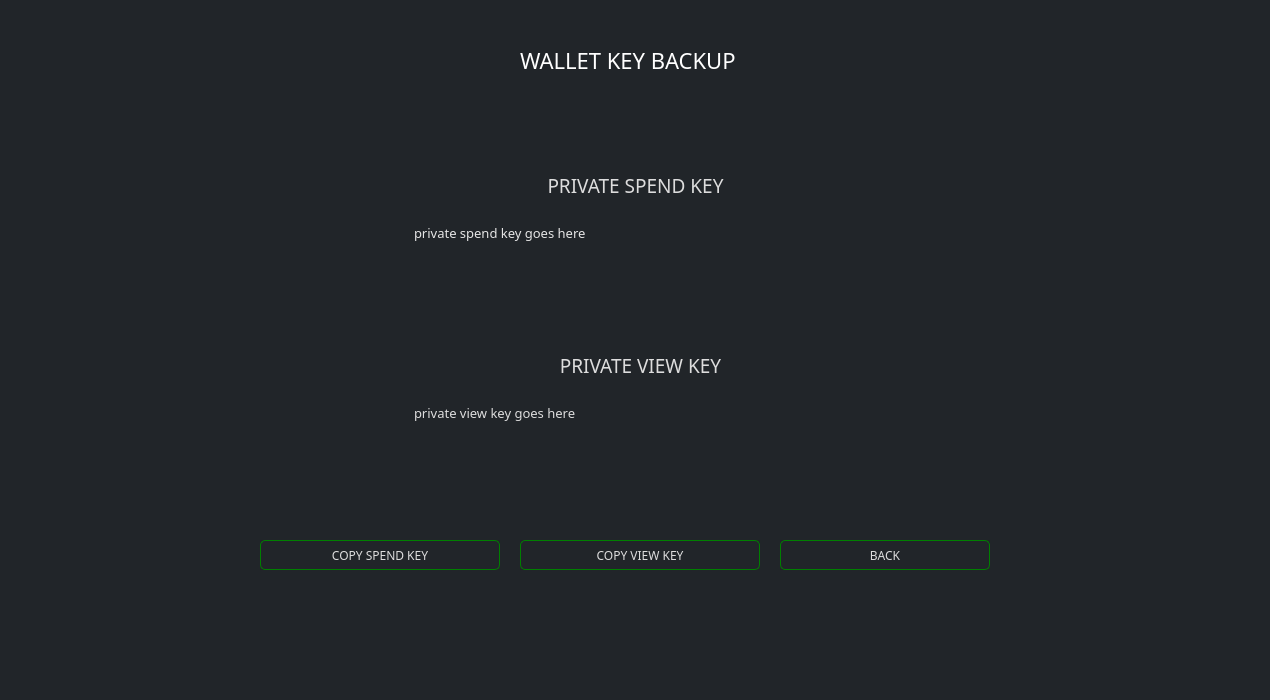
<?xml version="1.0" encoding="UTF-8"?>
<ui version="4.0">
 <class>ReceiveFrame</class>
 <widget class="QFrame" name="ReceiveFrame">
  <property name="geometry">
   <rect>
    <x>0</x>
    <y>0</y>
    <width>1270</width>
    <height>700</height>
   </rect>
  </property>
  <property name="minimumSize">
   <size>
    <width>1270</width>
    <height>700</height>
   </size>
  </property>
  <property name="windowTitle">
   <string>Frame</string>
  </property>
  <property name="styleSheet">
   <string notr="true">border: 0px; background-color: #212529; color: #ddd; font-family: 'Poppins';</string>
  </property>
  <property name="frameShape">
   <enum>QFrame::StyledPanel</enum>
  </property>
  <property name="frameShadow">
   <enum>QFrame::Raised</enum>
  </property>
  <layout class="QVBoxLayout" name="verticalLayout">
   <property name="leftMargin">
    <number>0</number>
   </property>
   <property name="topMargin">
    <number>0</number>
   </property>
   <property name="rightMargin">
    <number>0</number>
   </property>
   <property name="bottomMargin">
    <number>0</number>
   </property>
   <item>
    <widget class="QGroupBox" name="groupBox">
     <property name="minimumSize">
      <size>
       <width>1270</width>
       <height>700</height>
      </size>
     </property>
     <property name="maximumSize">
      <size>
       <width>16777215</width>
       <height>16777215</height>
      </size>
     </property>
     <property name="title">
      <string/>
     </property>
     <widget class="QLabel" name="label">
      <property name="geometry">
       <rect>
        <x>520</x>
        <y>50</y>
        <width>251</width>
        <height>21</height>
       </rect>
      </property>
      <property name="font">
       <font>
        <family>Poppins</family>
        <pointsize>-1</pointsize>
       </font>
      </property>
      <property name="styleSheet">
       <string notr="true">color: #fff; 
font-size: 22px;</string>
      </property>
      <property name="text">
       <string>WALLET KEY BACKUP</string>
      </property>
     </widget>
     <widget class="QGroupBox" name="seedBox">
      <property name="geometry">
       <rect>
        <x>30</x>
        <y>100</y>
        <width>1200</width>
        <height>560</height>
       </rect>
      </property>
      <property name="styleSheet">
       <string notr="true">background-color: #212529;</string>
      </property>
      <property name="title">
       <string/>
      </property>
      <widget class="QLabel" name="label_7">
       <property name="geometry">
        <rect>
         <x>280</x>
         <y>90</y>
         <width>641</width>
         <height>31</height>
        </rect>
       </property>
       <property name="font">
        <font>
         <family>Poppins</family>
         <pointsize>-1</pointsize>
        </font>
       </property>
       <property name="styleSheet">
        <string notr="true">color: #ddd;
font-size: 19px;
</string>
       </property>
       <property name="text">
        <string>YOUR 25 WORD MNEMONIC SEED</string>
       </property>
       <property name="alignment">
        <set>Qt::AlignCenter</set>
       </property>
      </widget>
      <widget class="QTextBrowser" name="m_seed">
       <property name="geometry">
        <rect>
         <x>160</x>
         <y>200</y>
         <width>881</width>
         <height>141</height>
        </rect>
       </property>
       <property name="font">
        <font>
         <family>Poppins</family>
         <pointsize>-1</pointsize>
        </font>
       </property>
       <property name="styleSheet">
        <string notr="true">color: #ddd;
font-size: 16px;</string>
       </property>
       <property name="html">
        <string>&lt;!DOCTYPE HTML PUBLIC &quot;-//W3C//DTD HTML 4.0//EN&quot; &quot;http://www.w3.org/TR/REC-html40/strict.dtd&quot;&gt;
&lt;html&gt;&lt;head&gt;&lt;meta name=&quot;qrichtext&quot; content=&quot;1&quot; /&gt;&lt;style type=&quot;text/css&quot;&gt;
p, li { white-space: pre-wrap; }
&lt;/style&gt;&lt;/head&gt;&lt;body style=&quot; font-family:'Poppins'; font-size:16px; font-weight:400; font-style:normal;&quot;&gt;
&lt;p style=&quot; margin-top:0px; margin-bottom:0px; margin-left:0px; margin-right:0px; -qt-block-indent:0; text-indent:0px;&quot;&gt;&lt;span style=&quot; font-size:11pt;&quot;&gt;Your wallet is an older format that does not support mnemonic seeds. Please generate a new wallet in order to get the 25 word Mnemonic seed and transfer your existing funds to your new wallet.&lt;/span&gt;&lt;/p&gt;&lt;/body&gt;&lt;/html&gt;</string>
       </property>
      </widget>
      <widget class="QPushButton" name="m_copySeedButton">
       <property name="geometry">
        <rect>
         <x>380</x>
         <y>440</y>
         <width>210</width>
         <height>30</height>
        </rect>
       </property>
       <property name="font">
        <font>
         <family>Poppins</family>
         <pointsize>-1</pointsize>
        </font>
       </property>
       <property name="styleSheet">
        <string notr="true">color: #ddd; border: 1px solid green; font-size: 12px; border-radius: 5px; font-family: 'Poppins';</string>
       </property>
       <property name="text">
        <string>COPY</string>
       </property>
      </widget>
      <widget class="Line" name="line">
       <property name="geometry">
        <rect>
         <x>450</x>
         <y>130</y>
         <width>300</width>
         <height>1</height>
        </rect>
       </property>
       <property name="styleSheet">
        <string notr="true">background-color: #333;</string>
       </property>
       <property name="orientation">
        <enum>Qt::Horizontal</enum>
       </property>
      </widget>
      <widget class="QPushButton" name="m_backButton_2">
       <property name="geometry">
        <rect>
         <x>610</x>
         <y>440</y>
         <width>210</width>
         <height>30</height>
        </rect>
       </property>
       <property name="font">
        <font>
         <family>Poppins</family>
         <pointsize>-1</pointsize>
        </font>
       </property>
       <property name="styleSheet">
        <string notr="true">color: #ddd; border: 1px solid green; font-size: 12px; border-radius: 5px; font-family: 'Poppins';</string>
       </property>
       <property name="text">
        <string>BACK</string>
       </property>
      </widget>
     </widget>
     <widget class="QGroupBox" name="privateKeyBox">
      <property name="geometry">
       <rect>
        <x>30</x>
        <y>100</y>
        <width>1200</width>
        <height>560</height>
       </rect>
      </property>
      <property name="styleSheet">
       <string notr="true">background-color: #212529;</string>
      </property>
      <property name="title">
       <string/>
      </property>
      <widget class="QPushButton" name="m_copySpendKeyButton">
       <property name="geometry">
        <rect>
         <x>230</x>
         <y>440</y>
         <width>240</width>
         <height>30</height>
        </rect>
       </property>
       <property name="font">
        <font>
         <family>Poppins</family>
         <pointsize>-1</pointsize>
        </font>
       </property>
       <property name="styleSheet">
        <string notr="true">color: #ddd; border: 1px solid green; font-size: 12px; border-radius: 5px; font-family: 'Poppins';</string>
       </property>
       <property name="text">
        <string>COPY SPEND KEY</string>
       </property>
      </widget>
      <widget class="QLabel" name="label_5">
       <property name="geometry">
        <rect>
         <x>490</x>
         <y>70</y>
         <width>231</width>
         <height>30</height>
        </rect>
       </property>
       <property name="font">
        <font>
         <family>Poppins</family>
         <pointsize>-1</pointsize>
        </font>
       </property>
       <property name="styleSheet">
        <string notr="true">color: #ddd;
font-size: 19px;
font-family: Poppins;</string>
       </property>
       <property name="text">
        <string>PRIVATE SPEND KEY</string>
       </property>
       <property name="alignment">
        <set>Qt::AlignCenter</set>
       </property>
      </widget>
      <widget class="QLabel" name="label_6">
       <property name="geometry">
        <rect>
         <x>500</x>
         <y>250</y>
         <width>221</width>
         <height>30</height>
        </rect>
       </property>
       <property name="font">
        <font>
         <family>Poppins</family>
         <pointsize>-1</pointsize>
        </font>
       </property>
       <property name="styleSheet">
        <string notr="true">color: #ddd;
font-size: 19px;
font-family: Poppins;</string>
       </property>
       <property name="text">
        <string>PRIVATE VIEW KEY</string>
       </property>
       <property name="alignment">
        <set>Qt::AlignCenter</set>
       </property>
      </widget>
      <widget class="QTextBrowser" name="m_spendKey">
       <property name="geometry">
        <rect>
         <x>380</x>
         <y>120</y>
         <width>470</width>
         <height>100</height>
        </rect>
       </property>
       <property name="font">
        <font>
         <family>Poppins</family>
         <pointsize>-1</pointsize>
        </font>
       </property>
       <property name="styleSheet">
        <string notr="true">color: #ddd;
font-size: 16px;
font-family: Poppins;color: #e5e5e5;</string>
       </property>
       <property name="html">
        <string>&lt;!DOCTYPE HTML PUBLIC &quot;-//W3C//DTD HTML 4.0//EN&quot; &quot;http://www.w3.org/TR/REC-html40/strict.dtd&quot;&gt;
&lt;html&gt;&lt;head&gt;&lt;meta name=&quot;qrichtext&quot; content=&quot;1&quot; /&gt;&lt;style type=&quot;text/css&quot;&gt;
p, li { white-space: pre-wrap; }
&lt;/style&gt;&lt;/head&gt;&lt;body style=&quot; font-family:'Poppins'; font-size:16px; font-weight:400; font-style:normal;&quot;&gt;
&lt;p style=&quot; margin-top:0px; margin-bottom:0px; margin-left:0px; margin-right:0px; -qt-block-indent:0; text-indent:0px;&quot;&gt;&lt;span style=&quot; font-family:'Courier'; font-size:10pt;&quot;&gt;private spend key goes here&lt;/span&gt;&lt;/p&gt;&lt;/body&gt;&lt;/html&gt;</string>
       </property>
      </widget>
      <widget class="QTextBrowser" name="m_viewKey">
       <property name="geometry">
        <rect>
         <x>380</x>
         <y>300</y>
         <width>470</width>
         <height>100</height>
        </rect>
       </property>
       <property name="font">
        <font>
         <family>Poppins</family>
         <pointsize>-1</pointsize>
        </font>
       </property>
       <property name="styleSheet">
        <string notr="true">color: #ddd;
font-size: 16px;
font-family: Poppins;</string>
       </property>
       <property name="html">
        <string>&lt;!DOCTYPE HTML PUBLIC &quot;-//W3C//DTD HTML 4.0//EN&quot; &quot;http://www.w3.org/TR/REC-html40/strict.dtd&quot;&gt;
&lt;html&gt;&lt;head&gt;&lt;meta name=&quot;qrichtext&quot; content=&quot;1&quot; /&gt;&lt;style type=&quot;text/css&quot;&gt;
p, li { white-space: pre-wrap; }
&lt;/style&gt;&lt;/head&gt;&lt;body style=&quot; font-family:'Poppins'; font-size:16px; font-weight:400; font-style:normal;&quot;&gt;
&lt;p style=&quot; margin-top:0px; margin-bottom:0px; margin-left:0px; margin-right:0px; -qt-block-indent:0; text-indent:0px;&quot;&gt;&lt;span style=&quot; font-family:'Courier'; font-size:10pt;&quot;&gt;private view key goes here&lt;/span&gt;&lt;/p&gt;&lt;/body&gt;&lt;/html&gt;</string>
       </property>
      </widget>
      <widget class="QPushButton" name="m_copyViewKeyButton">
       <property name="geometry">
        <rect>
         <x>490</x>
         <y>440</y>
         <width>240</width>
         <height>30</height>
        </rect>
       </property>
       <property name="font">
        <font>
         <family>Poppins</family>
         <pointsize>-1</pointsize>
        </font>
       </property>
       <property name="styleSheet">
        <string notr="true">color: #ddd; border: 1px solid green; font-size: 12px; border-radius: 5px; font-family: 'Poppins';</string>
       </property>
       <property name="text">
        <string>COPY VIEW KEY</string>
       </property>
      </widget>
      <widget class="QPushButton" name="m_backButton_4">
       <property name="geometry">
        <rect>
         <x>750</x>
         <y>440</y>
         <width>210</width>
         <height>30</height>
        </rect>
       </property>
       <property name="font">
        <font>
         <family>Poppins</family>
         <pointsize>-1</pointsize>
        </font>
       </property>
       <property name="styleSheet">
        <string notr="true">color: #ddd; border: 1px solid green; font-size: 12px; border-radius: 5px; font-family: 'Poppins';</string>
       </property>
       <property name="text">
        <string>BACK</string>
       </property>
      </widget>
     </widget>
     <widget class="QGroupBox" name="introBox">
      <property name="geometry">
       <rect>
        <x>30</x>
        <y>100</y>
        <width>1201</width>
        <height>561</height>
       </rect>
      </property>
      <property name="title">
       <string/>
      </property>
      <widget class="QLabel" name="label_3">
       <property name="geometry">
        <rect>
         <x>280</x>
         <y>140</y>
         <width>611</width>
         <height>20</height>
        </rect>
       </property>
       <property name="font">
        <font>
         <family>Poppins</family>
         <pointsize>-1</pointsize>
        </font>
       </property>
       <property name="styleSheet">
        <string notr="true">font-size: 16px;</string>
       </property>
       <property name="text">
        <string>■  Keep your seed and password safe</string>
       </property>
      </widget>
      <widget class="QLabel" name="label_4">
       <property name="geometry">
        <rect>
         <x>280</x>
         <y>190</y>
         <width>611</width>
         <height>20</height>
        </rect>
       </property>
       <property name="font">
        <font>
         <family>Poppins</family>
         <pointsize>-1</pointsize>
        </font>
       </property>
       <property name="styleSheet">
        <string notr="true">font-size: 16px;</string>
       </property>
       <property name="text">
        <string>■  Make a backup of your wallet file</string>
       </property>
      </widget>
      <widget class="QLabel" name="label_8">
       <property name="geometry">
        <rect>
         <x>280</x>
         <y>240</y>
         <width>601</width>
         <height>20</height>
        </rect>
       </property>
       <property name="font">
        <font>
         <family>Poppins</family>
         <pointsize>-1</pointsize>
        </font>
       </property>
       <property name="styleSheet">
        <string notr="true">font-size: 16px;</string>
       </property>
       <property name="text">
        <string>■  Be aware of phishing websites and programs</string>
       </property>
      </widget>
      <widget class="QLabel" name="label_9">
       <property name="geometry">
        <rect>
         <x>280</x>
         <y>290</y>
         <width>611</width>
         <height>20</height>
        </rect>
       </property>
       <property name="font">
        <font>
         <family>Poppins</family>
         <pointsize>-1</pointsize>
        </font>
       </property>
       <property name="styleSheet">
        <string notr="true">font-size: 16px;</string>
       </property>
       <property name="text">
        <string>■  Store a copy of your seed in a safe place</string>
       </property>
      </widget>
      <widget class="QLabel" name="label_10">
       <property name="geometry">
        <rect>
         <x>280</x>
         <y>59</y>
         <width>611</width>
         <height>31</height>
        </rect>
       </property>
       <property name="font">
        <font>
         <family>Poppins</family>
         <pointsize>-1</pointsize>
        </font>
       </property>
       <property name="styleSheet">
        <string notr="true">color: #ddd; font-size: 19px;</string>
       </property>
       <property name="text">
        <string>We care about your safety: Please read the following</string>
       </property>
       <property name="alignment">
        <set>Qt::AlignCenter</set>
       </property>
      </widget>
      <widget class="QPushButton" name="m_showSeed">
       <property name="geometry">
        <rect>
         <x>370</x>
         <y>400</y>
         <width>210</width>
         <height>30</height>
        </rect>
       </property>
       <property name="minimumSize">
        <size>
         <width>171</width>
         <height>30</height>
        </size>
       </property>
       <property name="maximumSize">
        <size>
         <width>16777215</width>
         <height>31</height>
        </size>
       </property>
       <property name="font">
        <font>
         <family>Poppins</family>
         <pointsize>-1</pointsize>
        </font>
       </property>
       <property name="styleSheet">
        <string notr="true">color: #ddd; border: 1px solid green; font-size: 12px; border-radius: 5px; font-family: 'Poppins';</string>
       </property>
       <property name="text">
        <string>SHOW SEED</string>
       </property>
      </widget>
      <widget class="QPushButton" name="m_backButton">
       <property name="geometry">
        <rect>
         <x>590</x>
         <y>400</y>
         <width>210</width>
         <height>30</height>
        </rect>
       </property>
       <property name="font">
        <font>
         <family>Poppins</family>
         <pointsize>-1</pointsize>
        </font>
       </property>
       <property name="styleSheet">
        <string notr="true">color: #ddd; border: 1px solid green; font-size: 12px; border-radius: 5px; font-family: 'Poppins';</string>
       </property>
       <property name="text">
        <string>BACK</string>
       </property>
      </widget>
      <widget class="QPushButton" name="m_showPrivate">
       <property name="geometry">
        <rect>
         <x>380</x>
         <y>530</y>
         <width>200</width>
         <height>25</height>
        </rect>
       </property>
       <property name="font">
        <font>
         <family>Poppins</family>
         <pointsize>-1</pointsize>
        </font>
       </property>
       <property name="styleSheet">
        <string notr="true">color: #ddd; border: 1px solid green; font-size: 12px; border-radius: 5px; font-family: 'Poppins';</string>
       </property>
       <property name="text">
        <string>PRIVATE KEYS</string>
       </property>
      </widget>
      <widget class="Line" name="line_2">
       <property name="geometry">
        <rect>
         <x>330</x>
         <y>100</y>
         <width>500</width>
         <height>1</height>
        </rect>
       </property>
       <property name="styleSheet">
        <string notr="true">background-color: #333;</string>
       </property>
       <property name="orientation">
        <enum>Qt::Horizontal</enum>
       </property>
      </widget>
      <widget class="QPushButton" name="m_showGUI">
       <property name="geometry">
        <rect>
         <x>590</x>
         <y>530</y>
         <width>200</width>
         <height>25</height>
        </rect>
       </property>
       <property name="font">
        <font>
         <family>Poppins</family>
         <pointsize>-1</pointsize>
        </font>
       </property>
       <property name="styleSheet">
        <string notr="true">color: #ddd; border: 1px solid green; font-size: 12px; border-radius: 5px; font-family: 'Poppins';</string>
       </property>
       <property name="text">
        <string>TRACKING KEY</string>
       </property>
      </widget>
      <widget class="QLabel" name="label_12">
       <property name="geometry">
        <rect>
         <x>380</x>
         <y>500</y>
         <width>411</width>
         <height>20</height>
        </rect>
       </property>
       <property name="font">
        <font>
         <family>Poppins</family>
         <pointsize>-1</pointsize>
        </font>
       </property>
       <property name="styleSheet">
        <string notr="true">color: #aaa; font-size: 14px;</string>
       </property>
       <property name="text">
        <string>Advanced Users:</string>
       </property>
       <property name="alignment">
        <set>Qt::AlignCenter</set>
       </property>
      </widget>
      <zorder>m_backButton</zorder>
      <zorder>label_3</zorder>
      <zorder>label_4</zorder>
      <zorder>label_8</zorder>
      <zorder>label_9</zorder>
      <zorder>label_10</zorder>
      <zorder>m_showSeed</zorder>
      <zorder>line_2</zorder>
      <zorder>m_showGUI</zorder>
      <zorder>label_12</zorder>
      <zorder>m_showPrivate</zorder>
     </widget>
     <widget class="QGroupBox" name="guiKeyBox">
      <property name="geometry">
       <rect>
        <x>30</x>
        <y>100</y>
        <width>1200</width>
        <height>560</height>
       </rect>
      </property>
      <property name="styleSheet">
       <string notr="true">background-color: #212529;</string>
      </property>
      <property name="title">
       <string/>
      </property>
      <widget class="QPushButton" name="m_copyGUIKeyButton">
       <property name="geometry">
        <rect>
         <x>380</x>
         <y>440</y>
         <width>210</width>
         <height>30</height>
        </rect>
       </property>
       <property name="font">
        <font>
         <family>Poppins</family>
         <pointsize>-1</pointsize>
        </font>
       </property>
       <property name="styleSheet">
        <string notr="true">color: #ddd; border: 1px solid green; font-size: 12px; border-radius: 5px; font-family: 'Poppins';</string>
       </property>
       <property name="text">
        <string>COPY</string>
       </property>
      </widget>
      <widget class="QLabel" name="label_2">
       <property name="geometry">
        <rect>
         <x>440</x>
         <y>90</y>
         <width>301</width>
         <height>31</height>
        </rect>
       </property>
       <property name="font">
        <font>
         <family>Poppins</family>
         <pointsize>-1</pointsize>
        </font>
       </property>
       <property name="styleSheet">
        <string notr="true">color: #ddd; font-size: 19px;font-family: Poppins;</string>
       </property>
       <property name="text">
        <string>YOUR TRACKING KEY</string>
       </property>
       <property name="alignment">
        <set>Qt::AlignCenter</set>
       </property>
      </widget>
      <widget class="QTextBrowser" name="m_guiKey">
       <property name="geometry">
        <rect>
         <x>190</x>
         <y>190</y>
         <width>821</width>
         <height>91</height>
        </rect>
       </property>
       <property name="font">
        <font>
         <family>Poppins</family>
         <pointsize>-1</pointsize>
        </font>
       </property>
       <property name="styleSheet">
        <string notr="true">color: #e5e5e5; font-size: 17px;</string>
       </property>
       <property name="html">
        <string>&lt;!DOCTYPE HTML PUBLIC &quot;-//W3C//DTD HTML 4.0//EN&quot; &quot;http://www.w3.org/TR/REC-html40/strict.dtd&quot;&gt;
&lt;html&gt;&lt;head&gt;&lt;meta name=&quot;qrichtext&quot; content=&quot;1&quot; /&gt;&lt;style type=&quot;text/css&quot;&gt;
p, li { white-space: pre-wrap; }
&lt;/style&gt;&lt;/head&gt;&lt;body style=&quot; font-family:'Poppins'; font-size:17px; font-weight:400; font-style:normal;&quot;&gt;
&lt;p style=&quot; margin-top:0px; margin-bottom:0px; margin-left:0px; margin-right:0px; -qt-block-indent:0; text-indent:0px;&quot;&gt;&lt;span style=&quot; font-size:11pt;&quot;&gt;Tracking key goes here&lt;/span&gt;&lt;/p&gt;&lt;/body&gt;&lt;/html&gt;</string>
       </property>
      </widget>
      <widget class="QPushButton" name="m_backButton_3">
       <property name="geometry">
        <rect>
         <x>610</x>
         <y>440</y>
         <width>210</width>
         <height>30</height>
        </rect>
       </property>
       <property name="font">
        <font>
         <family>Poppins</family>
         <pointsize>-1</pointsize>
        </font>
       </property>
       <property name="styleSheet">
        <string notr="true">color: #ddd; border: 1px solid green; font-size: 12px; border-radius: 5px; font-family: 'Poppins';</string>
       </property>
       <property name="text">
        <string>BACK</string>
       </property>
      </widget>
      <widget class="Line" name="line_3">
       <property name="geometry">
        <rect>
         <x>440</x>
         <y>120</y>
         <width>300</width>
         <height>1</height>
        </rect>
       </property>
       <property name="styleSheet">
        <string notr="true">background-color: #333;</string>
       </property>
       <property name="orientation">
        <enum>Qt::Horizontal</enum>
       </property>
      </widget>
     </widget>
     <zorder>label</zorder>
     <zorder>guiKeyBox</zorder>
     <zorder>introBox</zorder>
     <zorder>seedBox</zorder>
     <zorder>privateKeyBox</zorder>
    </widget>
   </item>
  </layout>
 </widget>
 <resources/>
 <connections>
  <connection>
   <sender>m_backButton</sender>
   <signal>clicked()</signal>
   <receiver>ReceiveFrame</receiver>
   <slot>backClicked()</slot>
   <hints>
    <hint type="sourcelabel">
     <x>1095</x>
     <y>35</y>
    </hint>
    <hint type="destinationlabel">
     <x>599</x>
     <y>349</y>
    </hint>
   </hints>
  </connection>
  <connection>
   <sender>m_copySeedButton</sender>
   <signal>clicked()</signal>
   <receiver>ReceiveFrame</receiver>
   <slot>copySeedClicked()</slot>
   <hints>
    <hint type="sourcelabel">
     <x>130</x>
     <y>475</y>
    </hint>
    <hint type="destinationlabel">
     <x>649</x>
     <y>349</y>
    </hint>
   </hints>
  </connection>
  <connection>
   <sender>m_copyGUIKeyButton</sender>
   <signal>clicked()</signal>
   <receiver>ReceiveFrame</receiver>
   <slot>copyGUIClicked()</slot>
   <hints>
    <hint type="sourcelabel">
     <x>130</x>
     <y>175</y>
    </hint>
    <hint type="destinationlabel">
     <x>649</x>
     <y>349</y>
    </hint>
   </hints>
  </connection>
  <connection>
   <sender>m_copyViewKeyButton</sender>
   <signal>clicked()</signal>
   <receiver>ReceiveFrame</receiver>
   <slot>copyViewKeyClicked()</slot>
   <hints>
    <hint type="sourcelabel">
     <x>770</x>
     <y>325</y>
    </hint>
    <hint type="destinationlabel">
     <x>649</x>
     <y>349</y>
    </hint>
   </hints>
  </connection>
  <connection>
   <sender>m_copySpendKeyButton</sender>
   <signal>clicked()</signal>
   <receiver>ReceiveFrame</receiver>
   <slot>copySpendKeyClicked()</slot>
   <hints>
    <hint type="sourcelabel">
     <x>130</x>
     <y>325</y>
    </hint>
    <hint type="destinationlabel">
     <x>649</x>
     <y>349</y>
    </hint>
   </hints>
  </connection>
  <connection>
   <sender>m_showSeed</sender>
   <signal>clicked()</signal>
   <receiver>ReceiveFrame</receiver>
   <slot>showSeed()</slot>
   <hints>
    <hint type="sourcelabel">
     <x>394</x>
     <y>549</y>
    </hint>
    <hint type="destinationlabel">
     <x>634</x>
     <y>349</y>
    </hint>
   </hints>
  </connection>
  <connection>
   <sender>m_backButton_2</sender>
   <signal>clicked()</signal>
   <receiver>ReceiveFrame</receiver>
   <slot>back2Clicked()</slot>
   <hints>
    <hint type="sourcelabel">
     <x>744</x>
     <y>559</y>
    </hint>
    <hint type="destinationlabel">
     <x>634</x>
     <y>349</y>
    </hint>
   </hints>
  </connection>
  <connection>
   <sender>m_backButton_3</sender>
   <signal>clicked()</signal>
   <receiver>ReceiveFrame</receiver>
   <slot>back2Clicked()</slot>
   <hints>
    <hint type="sourcelabel">
     <x>744</x>
     <y>559</y>
    </hint>
    <hint type="destinationlabel">
     <x>634</x>
     <y>349</y>
    </hint>
   </hints>
  </connection>
  <connection>
   <sender>m_backButton_4</sender>
   <signal>clicked()</signal>
   <receiver>ReceiveFrame</receiver>
   <slot>back2Clicked()</slot>
   <hints>
    <hint type="sourcelabel">
     <x>884</x>
     <y>559</y>
    </hint>
    <hint type="destinationlabel">
     <x>634</x>
     <y>349</y>
    </hint>
   </hints>
  </connection>
  <connection>
   <sender>m_showPrivate</sender>
   <signal>clicked()</signal>
   <receiver>ReceiveFrame</receiver>
   <slot>showPrivate()</slot>
   <hints>
    <hint type="sourcelabel">
     <x>854</x>
     <y>549</y>
    </hint>
    <hint type="destinationlabel">
     <x>634</x>
     <y>349</y>
    </hint>
   </hints>
  </connection>
  <connection>
   <sender>m_showGUI</sender>
   <signal>clicked()</signal>
   <receiver>ReceiveFrame</receiver>
   <slot>showGUI()</slot>
   <hints>
    <hint type="sourcelabel">
     <x>800</x>
     <y>650</y>
    </hint>
    <hint type="destinationlabel">
     <x>634</x>
     <y>349</y>
    </hint>
   </hints>
  </connection>
 </connections>
 <slots>
  <slot>backClicked()</slot>
  <slot>back2Clicked()</slot>
  <slot>copyGUIClicked()</slot>
  <slot>copySpendKeyClicked()</slot>
  <slot>copyViewKeyClicked()</slot>
  <slot>showSeed()</slot>
  <slot>showGUI()</slot>
  <slot>showPrivate()</slot>
  <slot>showAdvanced()</slot>
  <slot>copySeedClicked()</slot>
  <slot>backupClicked()</slot>
 </slots>
</ui>
